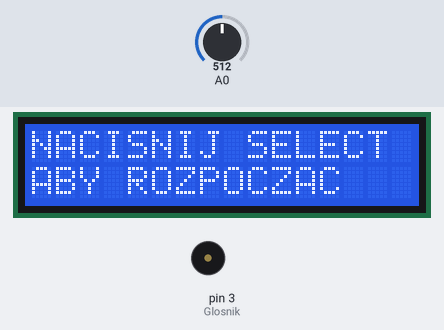
A sketch run on a simulated Arduino Uno, built with avr-gcc and run on an emulated ATmega328P. Shown: 16×2 character LCD, buzzer (waves = sounding). Inputs (shaded band) come from the test bench; at power-on: A0 = 512.

Above: at 1.2 s.
1.3 s: A0 set to 632
2.8 s: A0 set to 662
At 2.96 s:
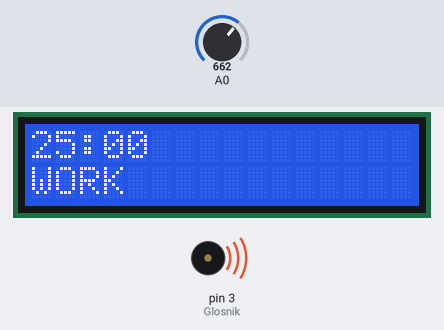
At 5.2 s:
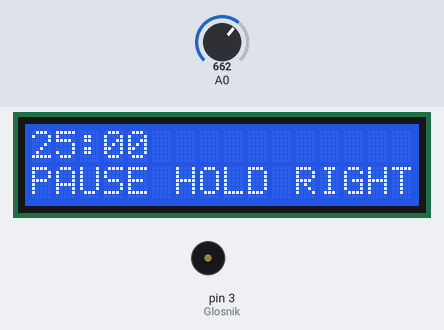
5.5 s: A0 set to 52
7.1 s: A0 set to 46
At 8.7 s:
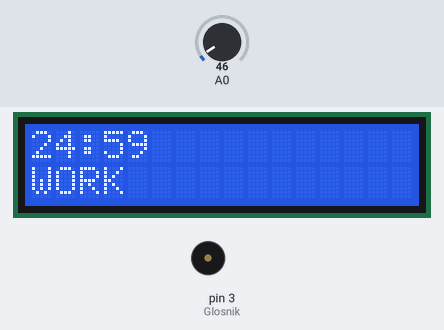
Timing chart, 0 to 10.2 s (numbered marks = the images above; inputs shaded):
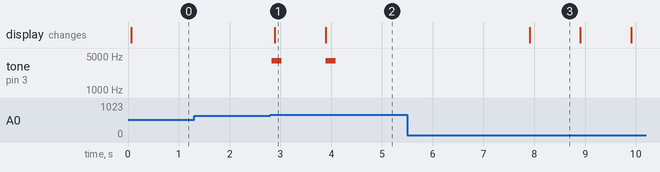

The sketch:

2.ino
```cpp
#include <LiquidCrystal.h>

LiquidCrystal lcd(8, 9, 4, 5, 6, 7);


#define Glosnik 3
#define btnRIGHT  0
#define btnUP     1
#define btnDOWN   2
#define btnLEFT   3
#define btnSELECT 4
#define btnNONE   5

int lcd_key     =0;
int adc_key_in  =0;
int sekundy;
int minuty;

int read_LCD_buttons(){               // read the buttons
    adc_key_in = analogRead(0);       // read the value from the sensor

    // my buttons when read are centered at these valies: 0, 144, 329, 504, 741
    // we add approx 50 to those values and check to see if we are close
    // We make this the 1st option for speed reasons since it will be the most likely result

    if (adc_key_in > 1000) return btnNONE;

    // For V1.1 us this threshold
    if (adc_key_in < 50)   return btnRIGHT;
    if (adc_key_in < 250)  return btnUP;
    if (adc_key_in < 450)  return btnDOWN;
    if (adc_key_in < 650)  return btnLEFT;
    if (adc_key_in < 850)  return btnSELECT;

   // For V1.0 comment the other threshold and use the one below:

    return btnNONE;                // when all others fail, return this.
}


int beep(){tone(Glosnik,4000,200);}

int start(){
  lcd.begin(16,2);
  lcd.setCursor(0,0);
  lcd.print("NACISNIJ SELECT");
  lcd.setCursor(0,2);
  lcd.print("ABY ROZPOCZAC");
  delay(100);
  if(read_LCD_buttons()==btnSELECT)
  {
    beep(); praca();
    }
  }

int praca(){
  beep();
  lcd.begin(16,2);

  for(int i=1500;i>0;i--){
  lcd.setCursor(0,2);
  lcd.print("WORK              ");
  sekundy=i%60;
  minuty=i/60;

  if(minuty<10){
  lcd.setCursor(0,0);
  lcd.print("0");
  lcd.setCursor(1,0);
  lcd.print(minuty);}else
  {lcd.setCursor(0,0);
  lcd.print(minuty);}
  lcd.setCursor(2,0);
  lcd.print(":");

  if(sekundy<10){
  lcd.setCursor(3,0);
  lcd.print("0");

  lcd.setCursor(4,0);
  lcd.print(sekundy);}else
  {lcd.setCursor(3,0);
  lcd.print(sekundy);}

  delay(1000);

  if(read_LCD_buttons()==btnSELECT)
  {beep();
    do{lcd.setCursor(0,2);
  lcd.print("PAUSE HOLD RIGHT");delay(1000);}while(read_LCD_buttons()!=btnRIGHT);
  }
  }przerwa();}

int przerwa(){
  beep();
  lcd.begin(16,2);

  for(int i=300;i>0;i--){
  lcd.setCursor(0,2);
  lcd.print("REST              ");
  sekundy=i%60;
  minuty=i/60;
  if(minuty<10){
  lcd.setCursor(0,0);
  lcd.print("0");
  lcd.setCursor(1,0);
  lcd.print(minuty);}else
  {lcd.setCursor(0,0);
  lcd.print(minuty);}
  lcd.setCursor(2,0);
  lcd.print(":");

  if(sekundy<10){
  lcd.setCursor(3,0);
  lcd.print("0");

  lcd.setCursor(4,0);
  lcd.print(sekundy);}else
  {lcd.setCursor(3,0);
  lcd.print(sekundy);}

  delay(1000);

  if(read_LCD_buttons()==btnSELECT)
  {beep();
    do{lcd.setCursor(0,2);
  lcd.print("PAUSE HOLD RIGHT");delay(1000);}while(read_LCD_buttons()!=btnRIGHT);
  }
  }praca();}

void setup() {

}

void loop() {
  start();


}
```

Measured:
- the behaviour switches between 649 and 650 on A0 (found by bisection; images 0 and 1)
- the behaviour switches between 50 and 49 on A0 (found by bisection; images 2 and 3)
- after the input at 1.3 s, every drawn part: stays the same
- after the input at 2.8 s, tone on pin 3 (Glosnik): alternates 4000 Hz for 0.20 s and silent for 0.87 s, starting at once; the display: changes after 0.09 s (image 1)
- after the input at 5.5 s, every drawn part: stays the same
- after the input at 7.1 s, the display: changes after 0.81 s (image 3)
- what the display in image 1 shows lasts 1.0 s, from 2.9 s to 3.9 s
